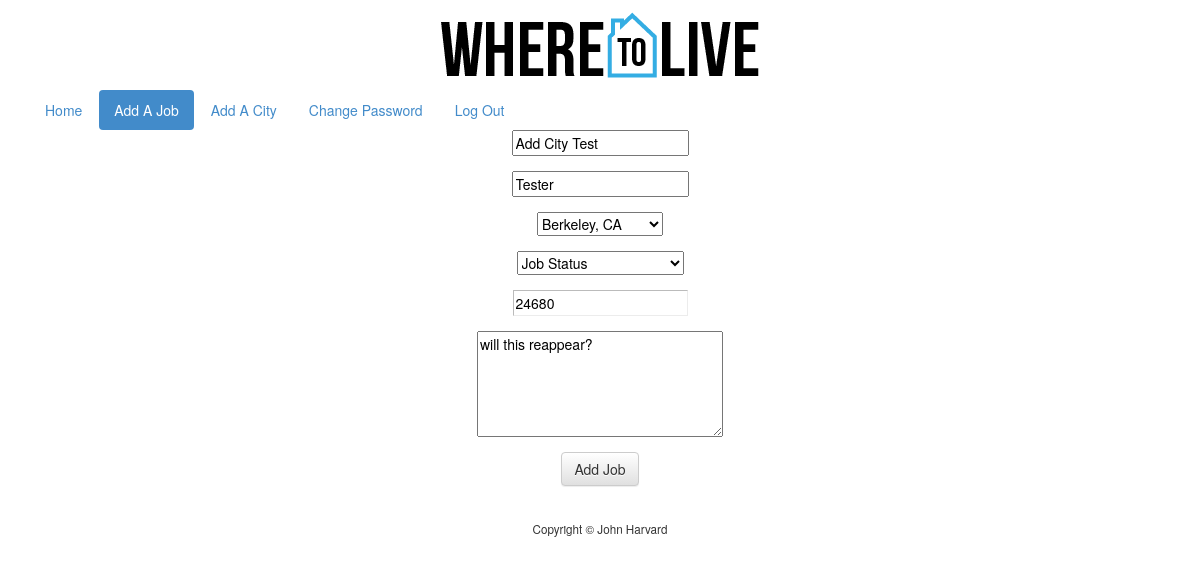
Page /add_job.php?id=1 (signed in) on the committed database.
### tables this page shows
CREATE TABLE IF NOT EXISTS `inprogress` (
  `id` int(11) NOT NULL AUTO_INCREMENT,
  `user` int(11) NOT NULL,
  `salary` int(11) NOT NULL,
  `status` varchar(255) NOT NULL,
  `notes` text NOT NULL,
  `company` varchar(255) NOT NULL,
  `position` varchar(255) NOT NULL,
  PRIMARY KEY (`id`)
);

### templates/add_job_form.php (the view, shortened to what this page needs)
<ul class="nav nav-pills">
    <li><a href="index.php">Home</a></li>
    <li class="active"><a href="add_job.php">Add A Job</a></li>
    <li ><a href="add_city.php">Add A City</a></li>
    <li><a href="change_password.php">Change Password</a></li>
    <li><a href="logout.php">Log Out</a></li>
</ul>
<form action="add_job.php" method="post">
    <fieldset>
        <div class="form-group">
        <input autofocus name="company" placeholder="Company" type="text" <?php if (!empty($inprogress["company"])): ?>value="<?= $inprogress["company"] ?>"<?php endif ?> required>
        </div>
        <div class="form-group">
            <input name="position" placeholder="Position" type="text" <?php if (!empty($inprogress["position"])): ?>value="<?= $inprogress["position"] ?>"<?php endif ?> required>
        </div>
        <div class="form-group">
            <select name="city" required>
            <?php foreach ($cities as $city): ?>
                <option value="<?= $city["id"] ?>" <?php if (!empty($new_city)): ?><?php if ($city["id"] == $new_city): ?>selected<?php endif ?><?php endif ?>><?= $city["city_name"] ?></option>
            <?php endforeach ?>
            </select>
        </div>
        <div class="form-group">
            <select name="status">
                <option value="">Job Status</option>
            </select>
        </div>
        <div class="form-group">
            <input name="salary" placeholder="Salary" type="number" min="1" <?php if (!empty($inprogress["salary"])): ?>value="<?= $inprogress["salary"] ?>"<?php endif ?>/>
        </div>
        <div class="form-group">
            <textarea name="notes" rows="5" cols="30"><?php if (!empty($inprogress["notes"])): ?><?= $inprogress["notes"] ?><?php else: ?>Enter notes here<?php endif ?></textarea>
        </div>
        <div class="form-group">
            <button type="submit" class="btn btn-default">Add Job</button>
        </div>
    </fieldset>
</form>

### public/css/styles.css (style rules this page uses)
input[type="number"] { position: relative; border: 1px solid #BBB; border-color: #BBB #ECECEC #ECECEC #BBB; padding: .2rem; }

### rows in the picture
inprogress: company "Add City Test", position "Tester", salary "24680", notes "will this reappear?"

### other values in the picture
form field city "Berkeley, CA"
